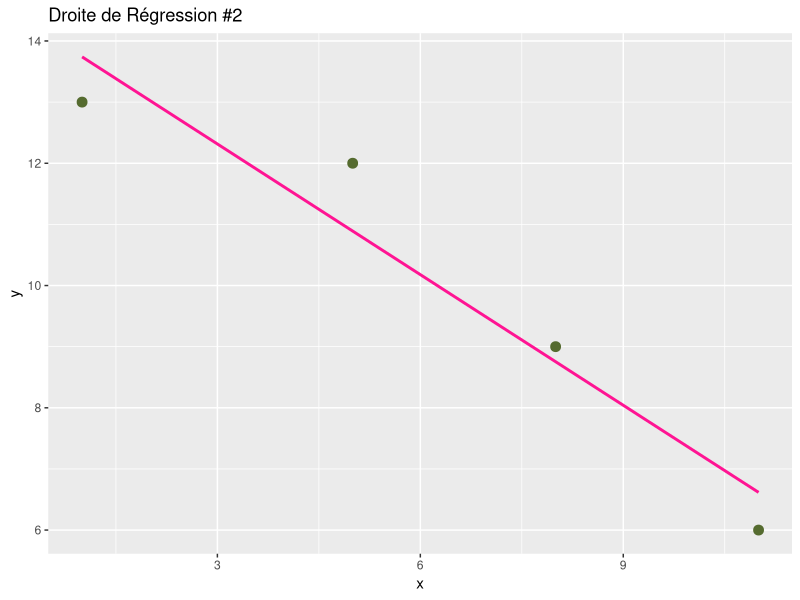
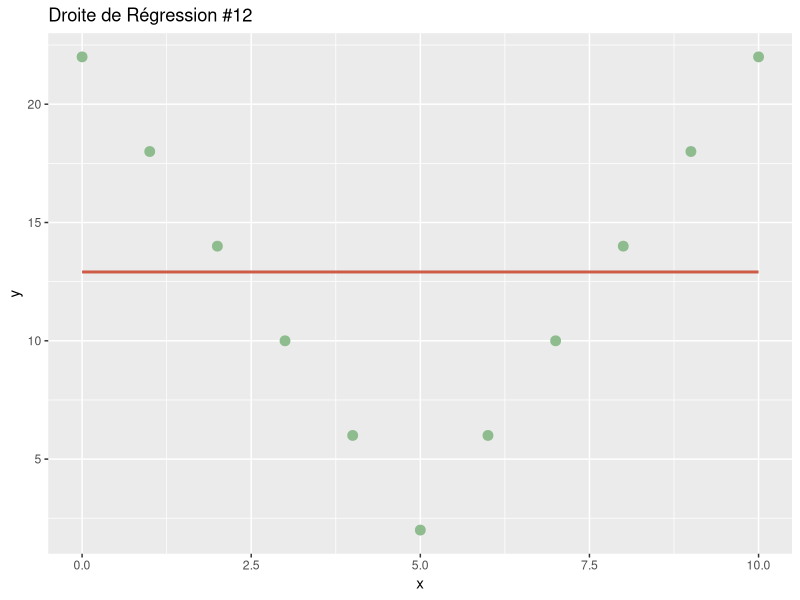
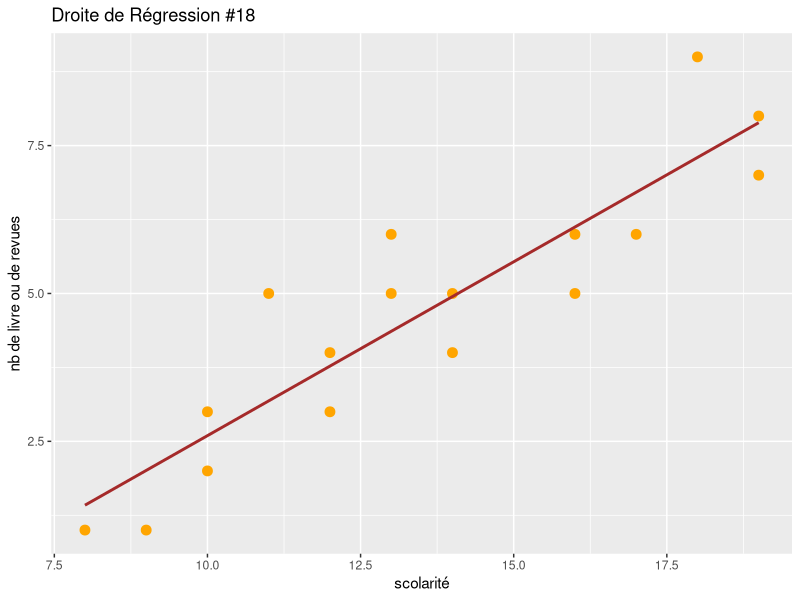
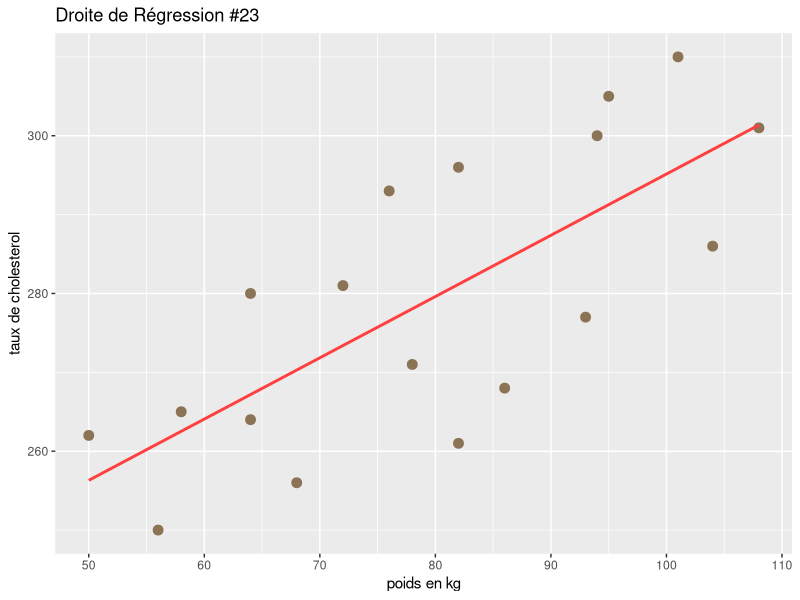

R code for these plots, in order:
############################### Chapitre 4 #####################################
# pour pouvoir utiliser ggplot coller le commentaire ci-dessous dans la console
# install.packages("ggplot2")
library("ggplot2")


# numero 2

x = c(1, 5, 8, 11)
y = c(13, 12, 9, 6)
data <- data.frame(x , y)

ggplot(data, 
       aes(x = x, y = y)) +                    # racorde quelle donnée est x et laquelle est y
       geom_point(color = "darkolivegreen", size = 3) +  # les points
       geom_smooth(method = "lm", se = FALSE, color = "deeppink") +  # la régression linéaire
       labs(title = "Droite de Régression #2", 
       x = "x",
       y = "y")

# numero 12
x = c(0, 1, 2, 3, 4, 5, 6, 7, 8 ,9, 10)
y = c(22, 18, 14, 10, 6, 2, 6, 10, 14, 18, 22)
data <- data.frame(x, y)


ggplot(data, 
       aes(x = x, y = y)) +                                     # racorde quelle donnée est x et laquelle est y
       geom_point(color = "darkseagreen", size = 3) +                 # les points
       geom_smooth(method = "lm", se = FALSE, color = "coral3") + # la régression linéaire
       labs(title = "Droite de Régression #12", 
       x = "x",
       y = "y")

# numero 18

scolarite = c(10, 10, 8, 11, 19, 19, 12, 12, 9, 17, 18, 16, 16, 14, 14, 13, 13)
nb_revues_livres = c(2, 3, 1, 5, 8, 7, 4, 3, 1, 6, 9, 6, 5, 5, 4, 5, 6)

data <- data.frame(scolarite, nb_revues_livres)


ggplot(data, 
       aes(x = scolarite, y = nb_revues_livres)) +          # racorde quelle donnée est x et laquelle est y
  geom_point(color = "orange", size = 3) +                  # les points
  geom_smooth(method = "lm", se = FALSE, color = "brown") + # la régression linéaire
  labs(title = "Droite de Régression #18", 
       x = "scolarité",
       y = "nb de livre ou de revues")


# numero 23

poids = c(50, 56, 58, 64, 64, 68, 72, 76, 78, 82, 82, 86, 93, 94, 95, 101, 104, 108)
taux_cholesterol = c(262, 250, 265, 280, 264, 256, 281, 293, 271, 261, 296, 268, 277, 300, 305, 310, 286, 301)

data <- data.frame(poids, taux_cholesterol)



ggplot(data, 
       aes(x = poids, y = taux_cholesterol)) +          # racorde quelle donnée est x et laquelle est y
       geom_point(color = "burlywood4", size = 3) +                  # les points
       geom_smooth(method = "lm", se = FALSE, color = "brown1") + # la régression linéaire
       labs(title = "Droite de Régression #23", 
       x = "poids en kg",
       y = "taux de cholesterol")













